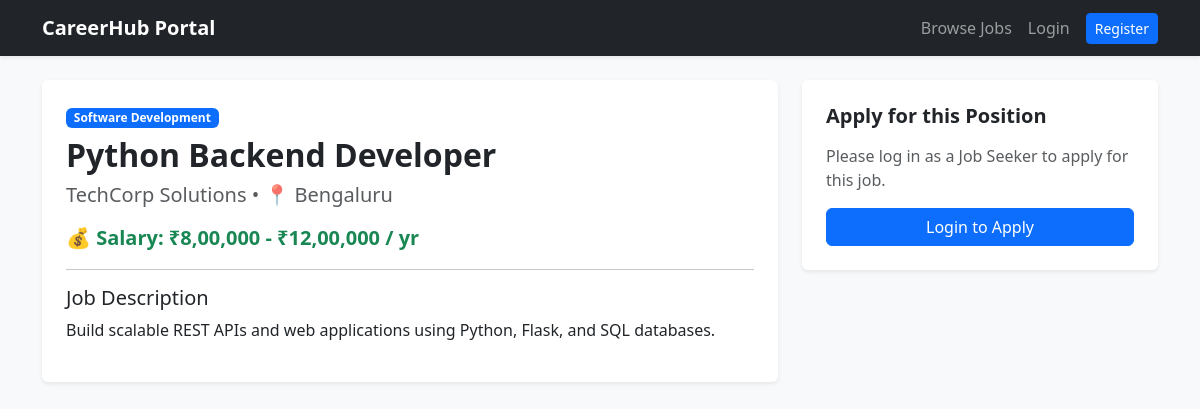
/job/1, run on the app's committed database.
### app.py (models this page shows)
class Job(db.Model):
    id = db.Column(db.Integer, primary_key=True)
    title = db.Column(db.String(120), nullable=False)
    company = db.Column(db.String(100), nullable=False)
    category = db.Column(db.String(80), nullable=False)
    location = db.Column(db.String(100), nullable=False)
    salary = db.Column(db.String(60), nullable=False)
    description = db.Column(db.Text, nullable=False)
    created_at = db.Column(db.DateTime, default=datetime.utcnow)
    employer_id = db.Column(db.Integer, db.ForeignKey('user.id'), nullable=False)
    applications = db.relationship('Application', backref='job', lazy=True, cascade="all, delete-orphan")

### app.py (the view)
@app.route('/job/<int:job_id>')
def job_detail(job_id):
    job = db.session.get(Job, job_id)
    if not job:
        flash('Job listing not found.', 'danger')
        return redirect(url_for('index'))
    already_applied = False
    if current_user.is_authenticated and current_user.role == 'seeker':
        existing = Application.query.filter_by(job_id=job.id, user_id=current_user.id).first()
        already_applied = existing is not None
    return render_template('job_detail.html', job=job, already_applied=already_applied)

### templates/job_detail.html (shortened to what this page needs)
{% extends 'base.html' %}
{% block content %}
<div class="row">
    <div class="col-lg-8">
        <div class="card shadow-sm border-0 mb-4">
            <div class="card-body p-4">
                <span class="badge bg-primary mb-2">{{ job.category }}</span>
                <h2 class="fw-bold">{{ job.title }}</h2>
                <h5 class="text-muted mb-3">{{ job.company }} &bull; 📍 {{ job.location }}</h5>
                <p class="fw-semibold text-success fs-5">💰 Salary: {{ job.salary }}</p>
                <hr>
                <h5>Job Description</h5>
                <p style="white-space: pre-line;">{{ job.description }}</p>
            </div>
        </div>
    </div>
    <div class="col-lg-4">
        <div class="card shadow-sm border-0">
            <div class="card-body p-4">
                <h5 class="fw-bold mb-3">Apply for this Position</h5>
                {% if not current_user.is_authenticated %}
                    <p class="text-muted">Please log in as a Job Seeker to apply for this job.</p>
                    <a href="{{ url_for('login') }}" class="btn btn-primary w-100">Login to Apply</a>
                {% elif current_user.role != 'seeker' %}
                    <div class="alert alert-secondary mb-0">
                        You are logged in as <strong>{{ current_user.role|capitalize }}</strong>. Only Job Seekers can submit applications.
                    </div>
                {% elif already_applied %}
                    <div class="alert alert-success mb-0">
                        ✅ You have already applied for this job! Track it in your Dashboard.
                    </div>
                {% endif %}
            </div>
        </div>
    </div>
</div>
{% endblock %}

### static/style.css (style rules this page uses)
body { background-color: #f8f9fa; font-family: 'Segoe UI', Tahoma, Geneva, Verdana, sans-serif; }

### data on the page
Job: category "Software Development", title "Python Backend Developer", company "TechCorp Solutions", location "Bengaluru", salary "₹8,00,000 - ₹12,00,000 / yr", description "Build scalable REST APIs and web applications using Python, Flask, and SQL databases."
